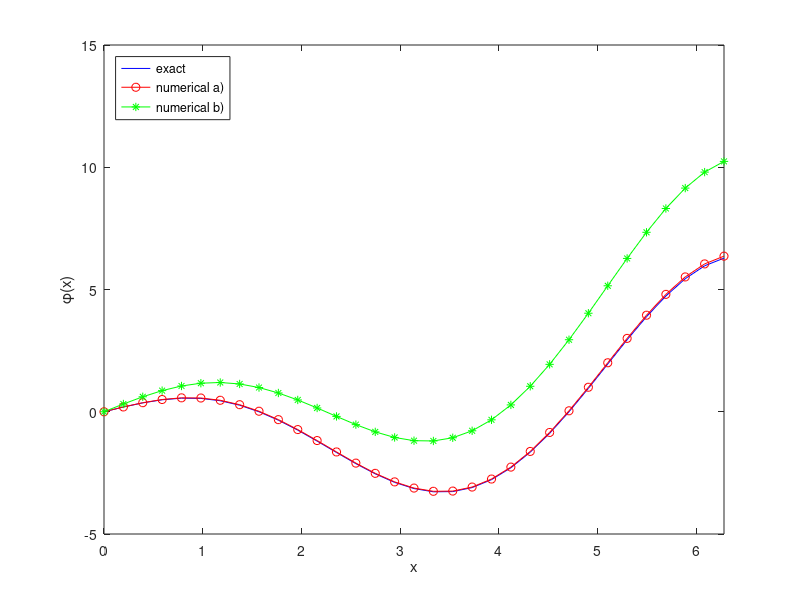

This figure's MATLAB source:
a = 0;
b = 2 * pi;
N = 32;
L = b - a;
h = L / N;
x = linspace(a, b, N + 1)';

phi_f = @(t) t .* cos(t);
dphi_f = @(t) cos(t) - t .* sin(t);
rho_f = @(t) 2.*sin(t) + t .* cos(t);

alpha = phi_f(a);
gamma = dphi_f(b);

% Part A
rho = rho_f(x(2:N + 1)); % exact rho at the grid points
rho(1) = rho(1) + alpha / h^2; % add boundary term
rho(N) = rho(N) + 2 * gamma / h; % add boundary term

dA = diag(2 * ones(1, N));
dAp1 = diag(-1 * ones(1, N - 1), 1);
dAm1 = diag([-1 * ones(1, N - 2) -2], -1);
A = (dA + dAp1 + dAm1) / h^2;

phi = A \ rho;
phi_num_a = [alpha; phi];

% Part B
clear rho A phi

rho = rho_f(x(2:N + 1));
rho(1) = rho(1) + alpha / h^2;
rho(N) = rho(N) + gamma / h;

dA = diag([ 2 * ones(1, N-1) 1]);
dAp1 = diag(-1 * ones(1, N - 1), 1); % super-diagonal matrix
dAm1 = diag(-1 * ones(1, N - 1), -1); % sub-diagonal matrix
A = (dA + dAp1 + dAm1);
A = A/h^2;

phi = A \ rho;
solver_err = max(abs(A * phi - rho));

phi_exact = phi_f(x);
phi_num_b = [alpha; phi];

plot(x, phi_exact, 'b', x, phi_num_a, 'ro-', x ,phi_num_b, 'g*-');
xlim([a b]);
xlabel('x');
ylabel('\phi(x)');
legend('exact', 'numerical a)', 'numerical b)', 'location', 'northwest');
